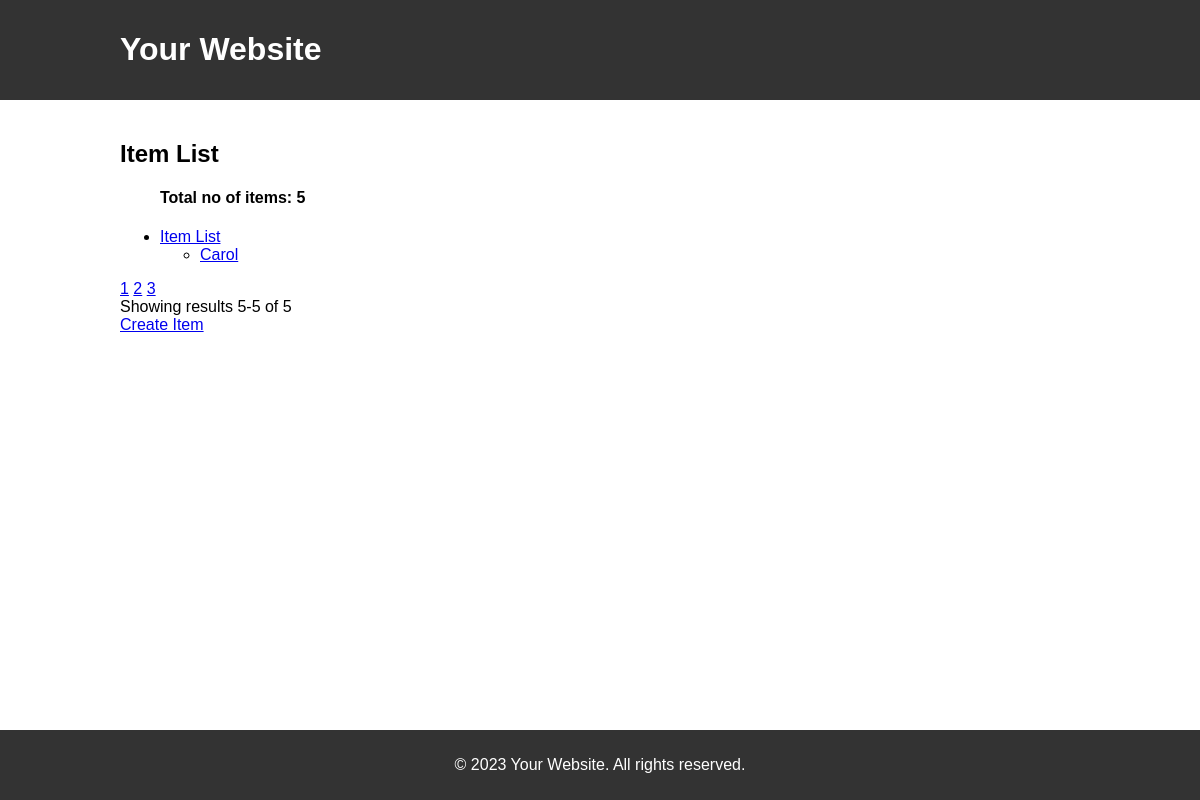
The app's page /items/?page=3 (signed in), older data.
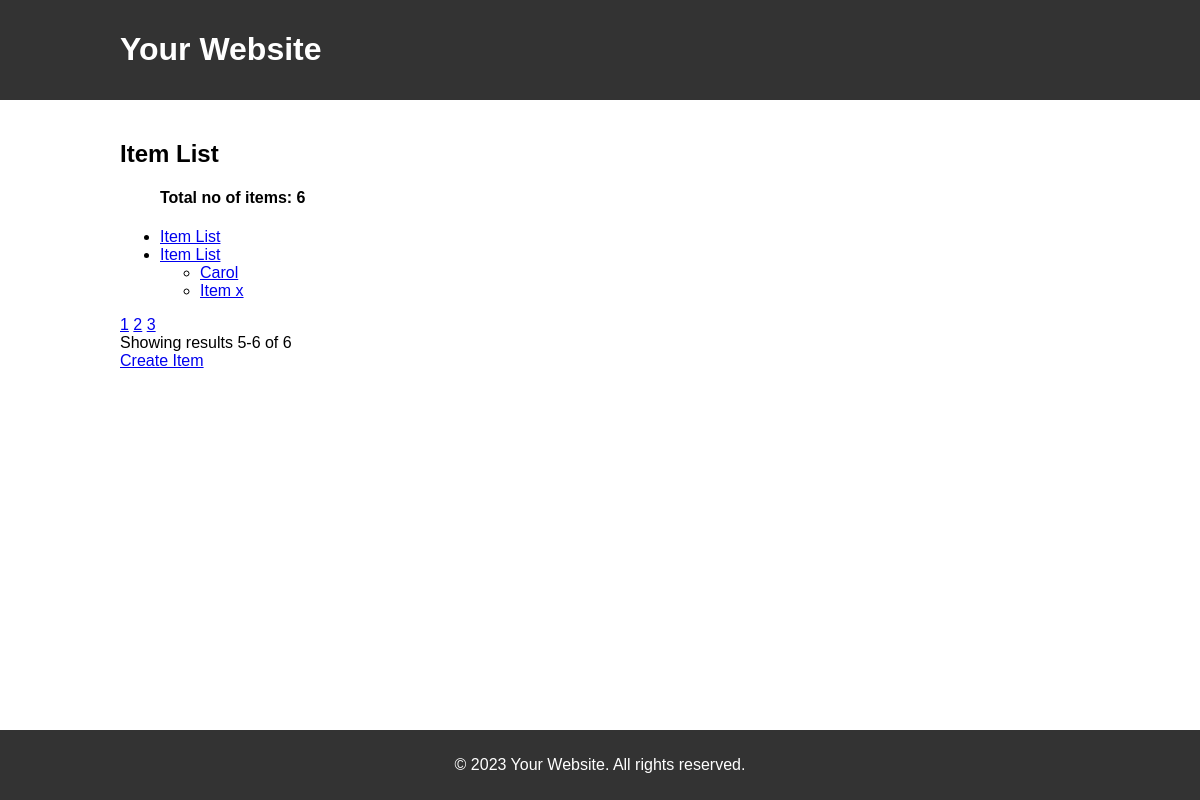
The same page, newer data.
### restFramework/models.py (models this page shows, shortened)
class item(models.Model):
    name=models.CharField(max_length=200)
    desc=models.CharField(max_length=200)
    created_at=models.DateTimeField(auto_now_add=True)
    slug = models.SlugField(blank=True, null=True)
    def __str__(self,*args):
        return self.name

### restFramework/views.py (the view)
# urls.py: path('items/', itemList.as_view(), name='item-list'),
class itemList(LoginRequiredMixin, ListView):
    model = item
    template_name = 'api/item_list.html'
    login_url = 'users/login.html'
    context_object_name = 'my_custom_name'   #overriding the context name of object_list
    paginate_by = 2  # Specify the number of items per page
    def get_queryset(self):
        return item.objects.all().order_by('id')

### restFramework/templatetags/post_tags.py (called while the page is built)
@register.simple_tag
def total_item():
    return item.objects.count()

### restFramework/templates/api/item_list.html (shortened to what this page needs)
{% extends 'base.html' %}
{% block content %}
{% load post_tags %}
  <h2>Item List</h2>
  <ul>
    <h4>Total no of items: {% total_item %} </h4>
    {% for item in my_custom_name %}
      <li><a href="{% url 'restFramework:item-list' %}">Item List</a></li>
    {% endfor %}
    <ul>
        {% for item_instance in my_custom_name %}
            <li><a href="http://">{{ item_instance }}</a></li>
        {% endfor %}
    </ul>
  </ul>
  {% if is_paginated %}
<div class="d-flex justify-center flex-column mt-60">
    <div class="pagination justify-center">
        <div class="pagination__count">
            {% for num in page_obj.paginator.page_range %}
                {% if page_obj.number == num %}
                    <a href="#" class="is-active">{{ num }}</a>
                {% else %}
                    <a href="?page={{ num }}">{{ num }}</a>
                {% endif %}
            {% endfor %}
        </div>
    </div>
    <div class="text-14 text-center mt-20">
        Showing results {{ page_obj.start_index }}-{{ page_obj.end_index }} of {{ page_obj.paginator.count }}
    </div>
</div>
{% endif %}
  <a href="{% url 'restFramework:item-create' %}">Create Item</a>
{% endblock %}

Row changes from the older to the newer data that the page shows:
added item: name "Item x"
Text that changed along with them:
{{ page_obj.end_index }}: "5" → "6"
{{ page_obj.paginator.count }}: "5" → "6"
text no longer shown: "5"
text now shown: "6"
